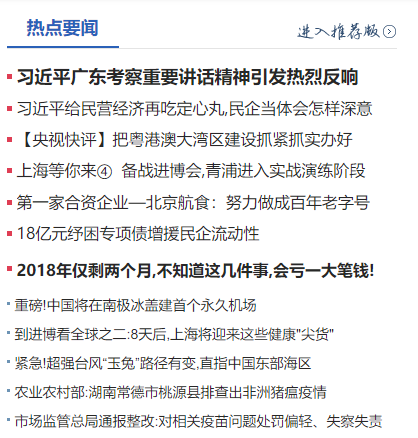
#> input picture findWords/1.png, 418 x 438 px, found by its file name
$ python findWords.py   (older library calls are emulated)
#> lines starting #> are read from the running program, lines starting #| are printed output that depends on the picture; after the words box and inside, x2 and y2 are one past the last pixel; in counts of white or black regions, pixels touching at a corner belong together
# -*- coding: utf-8 -*-
"""
Created on Sun Oct 28 20:03:48 2018

@author: 瞎砍斗士
"""
import numpy as np
import cv2 as cv
image=cv.imread('C:\\opencv\\1.png');
#> image is the input picture: shape (438, 418, 3); mean B, G, R 233.6, 233, 233
gray=cv.cvtColor(image,cv.COLOR_BGR2GRAY);
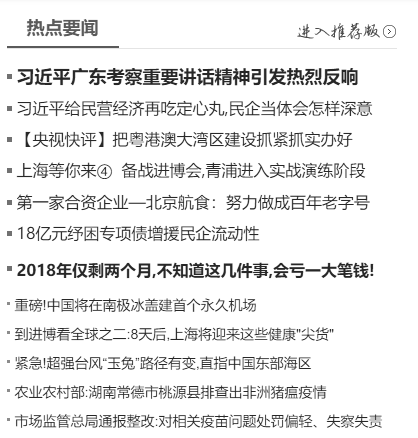
#> gray: shape (438, 418); min 39, max 255, mean 233.1
sobel = cv.Sobel(gray, cv.CV_8U, 1, 0, ksize = 3);
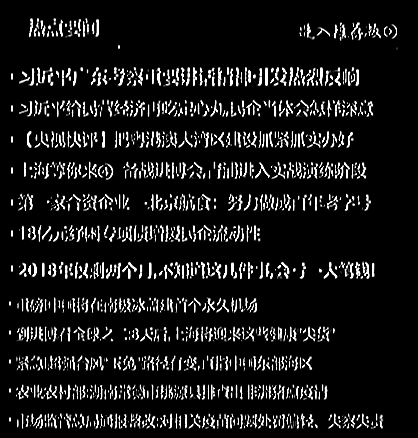
#> sobel: shape (438, 418); min 0, max 255, mean 24.8
ret, binary = cv.threshold(sobel, 0, 255, cv.THRESH_OTSU+cv.THRESH_BINARY)
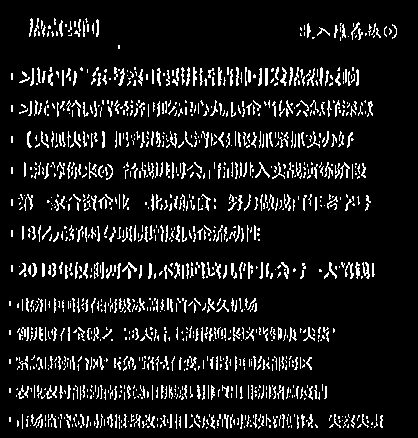
#> binary: shape (438, 418); 9.9% white in thin lines or dots, all inside (x1, y1, x2, y2) = (9, 18, 397, 429)
#> ret = 114
element1 = cv.getStructuringElement(cv.MORPH_RECT, (25, 1))
element2 = cv.getStructuringElement(cv.MORPH_RECT, (25, 1))
dilation = cv.dilate(binary, element2, iterations = 1)
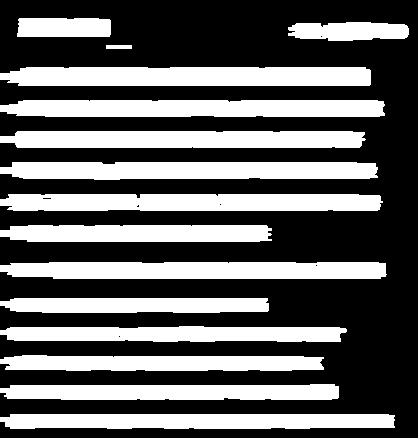
#> dilation: shape (438, 418); 38.2% white; 15 white regions, largest, box (x1, y1, x2, y2) and area: (0, 67, 371, 86) 6818, (0, 100, 385, 117) 6289, (0, 194, 383, 211) 6287
erosion = cv.erode(dilation, element1, iterations = 1)
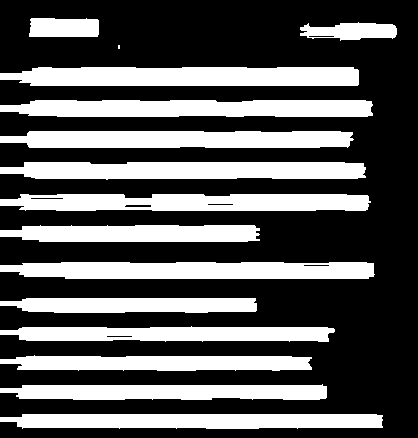
#> erosion: shape (438, 418); 34.6% white; 15 white regions (1 under 20 px)

region=[];
img2, contours, hierarchy = cv.findContours(erosion, cv.RETR_TREE, cv.CHAIN_APPROX_SIMPLE)
#> contours = 21 contours, 1 with area under 20; largest, box (x1, y1, x2, y2) and area: (0, 67, 359, 86) 5998, (0, 262, 375, 279) 5496, (0, 100, 373, 117) 5436, (0, 162, 366, 180) 5432, (0, 194, 371, 211) 5346
for i in range(len(contours)):
    cnt = contours[i];
    area = cv.contourArea(cnt);
    if(area < 1000):
        continue
    rect = cv.minAreaRect(cnt);
    box = cv.boxPoints(rect);
    box = np.int0(box);
    region.append(box);
#> this loop made 21 passes
#> (area, rect, box) on passes 1, 2, 3, 4, 6, 7, 9: (4838.5, ((191, 421), (14, 382), -90), [[382, 428], [0, 428], [0, 414], [382, 414]]), (4156, ((163, 392), (326, 14.99), -0.191), [[0, 400], [0, 385], [325, 383], [326, 398]]), (3857, ((155.5, 362.9), (14.83, 311), -89.78), [[310, 370], [0, 369], [0, 354], [311, 356]]), (4050, ((167, 333.5), (15, 334), -90), [[334, 341], [0, 341], [0, 326], [334, 326]]), (3217.5, ((128, 305), (14, 256), -90), [[256, 312], [0, 312], [0, 298], [256, 298]]), (5496.5, ((187, 270), (16, 374), -90), [[374, 278], [0, 278], [0, 262], [374, 262]]), (3706.5, ((129.5, 233), (16, 259), -90), [[259, 241], [0, 241], [0, 225], [259, 225]])
#> area on passes 5, 8, 11, 12, 13, 20: 50, 50, 77.5, 50, 64, 50
#> after the loop, region = 14 items
for box in region:
    cv.drawContours(image, [box], 0, (0, 255, 0), 2)
#> this loop made 14 passes
#> box on passes 1 to 12: [[382, 428], [0, 428], [0, 414], [382, 414]], [[0, 400], [0, 385], [325, 383], [326, 398]], [[310, 370], [0, 369], [0, 354], [311, 356]], [[334, 341], [0, 341], [0, 326], [334, 326]], [[256, 312], [0, 312], [0, 298], [256, 298]], [[374, 278], [0, 278], [0, 262], [374, 262]], [[259, 241], [0, 241], [0, 225], [259, 225]], [[370, 210], [0, 210], [0, 194], [370, 194]], [[365, 179], [0, 179], [0, 162], [365, 162]], [[352, 146], [0, 146], [0, 130], [352, 130]], [[372, 116], [0, 116], [0, 100], [372, 100]], [[358, 85], [0, 85], [0, 67], [358, 67]]
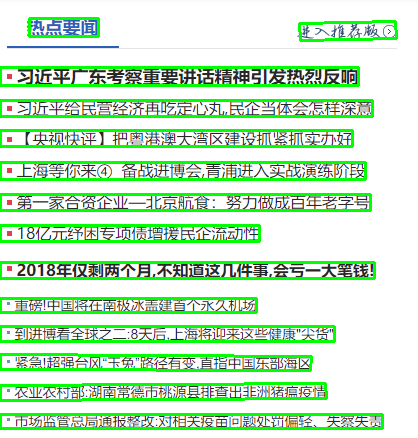
#> image: shape (438, 418, 3); 14.43% of pixels changed, all inside (x1, y1, x2, y2) = (0, 17, 398, 430)
cv.imshow("1",image);
cv.imwrite("C:\\opencv\\out_1.png",image);
cv.waitKey(5000);
cv.destroyWindow("1");
